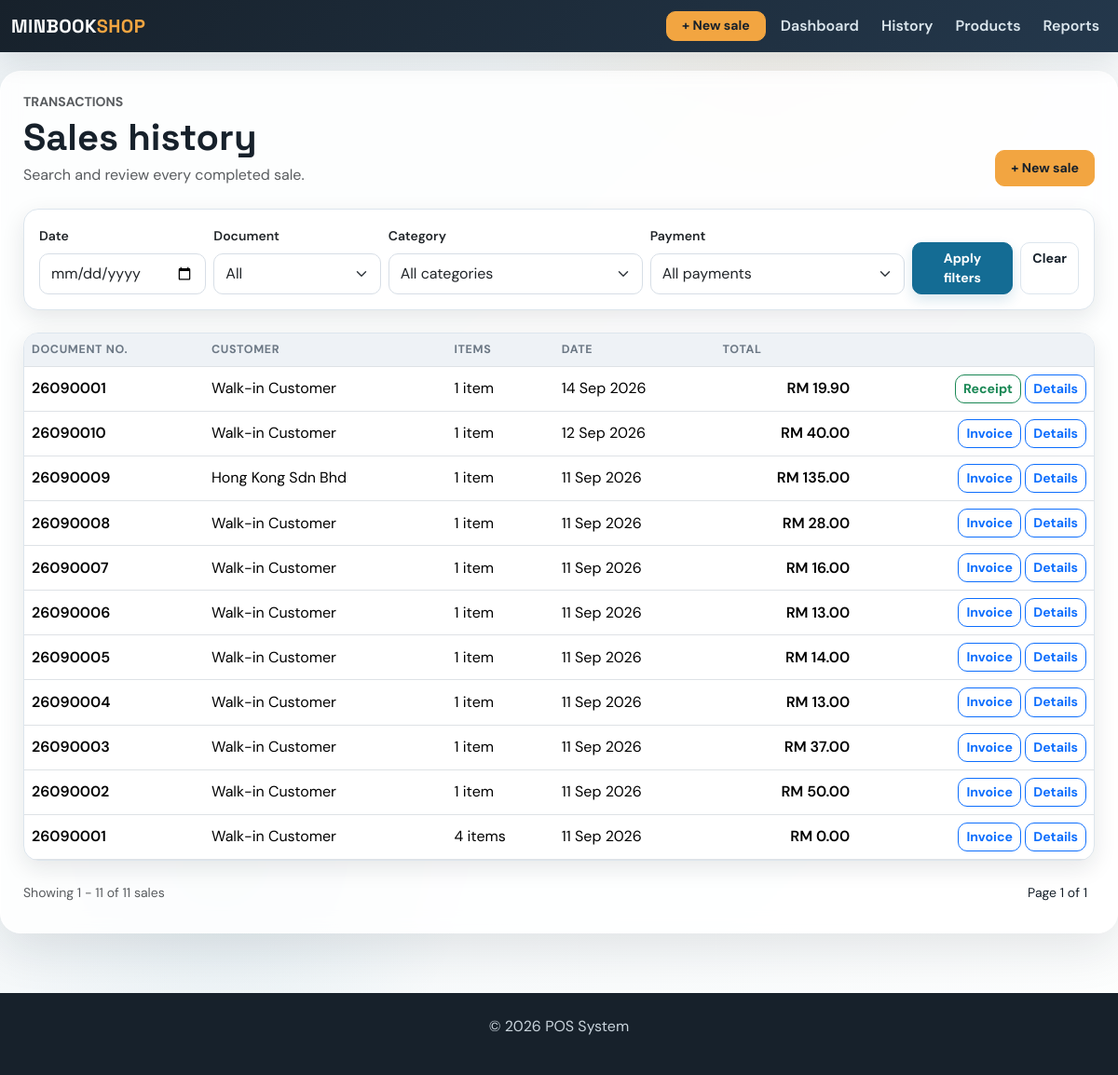
Before: /sales with the older database file.
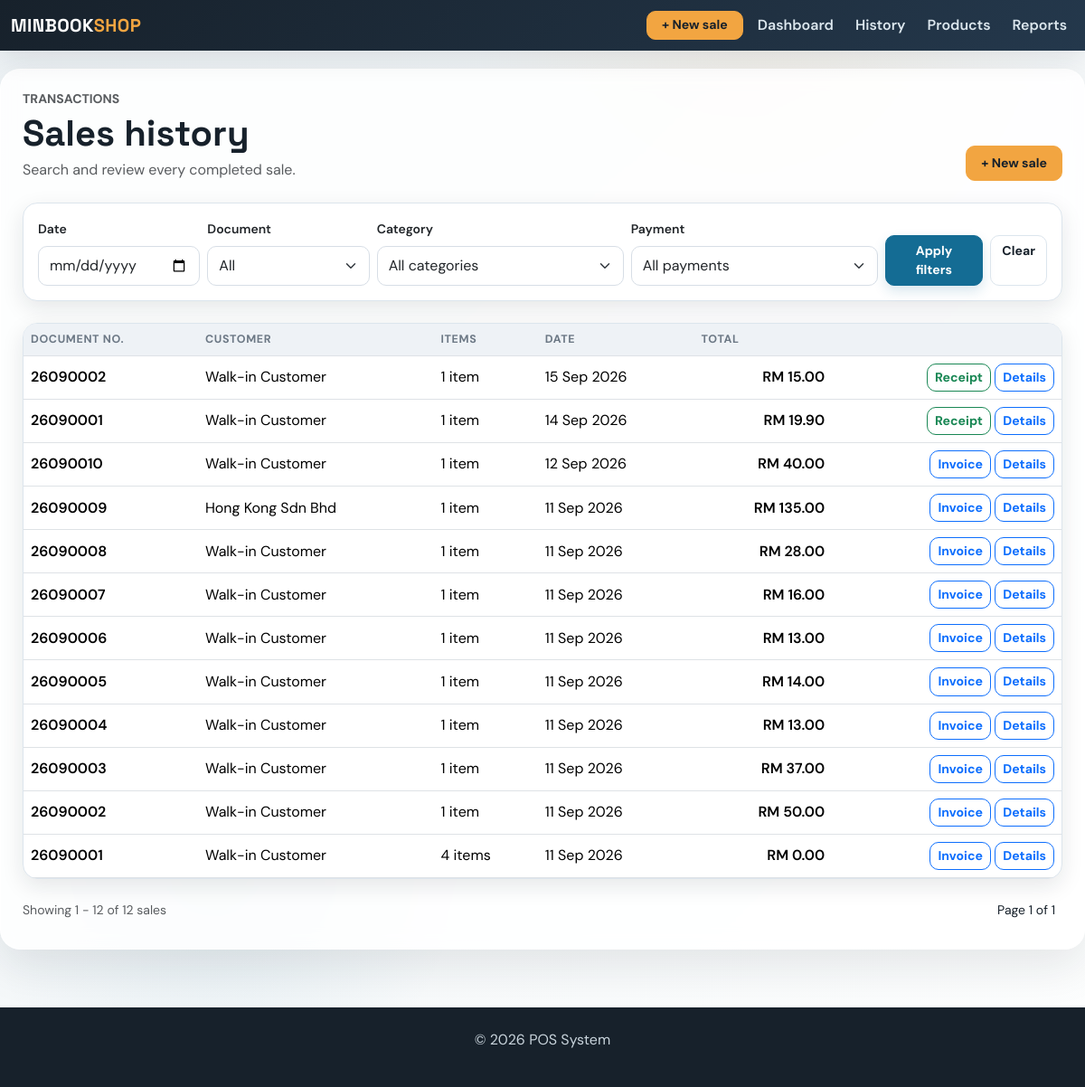
After: the same page with the newer database file.
### app/models.py (models this page shows, shortened)
class Sale(db.Model):
    id = db.Column(db.Integer, primary_key=True)
    amount = db.Column(db.Float, nullable=False)
    date = db.Column(db.Date, default=datetime.utcnow)
    user_id = db.Column(db.Integer, db.ForeignKey('user.id'), nullable=False)  # ForeignKey to User
    user = db.relationship('User', backref=db.backref('sales', lazy=True))  # Relationship with User
    product_id = db.Column(db.Integer, db.ForeignKey('product.id'), nullable=True)  # Legacy first product
    product = db.relationship('Product', backref=db.backref('sales', lazy=True))  # Relationship with Product
    quantity = db.Column(db.Integer, nullable=True)  # Legacy total quantity
    payment_method = db.Column(db.String(20), nullable=False, default='Cash')
    customer_name = db.Column(db.String(120), nullable=True)
    document_type = db.Column(db.String(20), nullable=False, default='receipt')
    discount = db.Column(db.Float, nullable=False, default=0.00)
    deposit = db.Column(db.Float, nullable=False, default=0.00)
    items = db.relationship('SaleItem', back_populates='sale', cascade='all, delete-orphan')

### app/routes.py (the view)
@main.route('/sales', methods=['GET', 'POST'])
def sales():
    sales_query = Sale.query.options(
        joinedload(Sale.items)
    ).order_by(Sale.id.desc())
    filter_date = request.args.get('filter_date', '')
    filter_category = request.args.get('category', '')
    filter_payment = request.args.get('payment_method', '')
    filter_document_type = (request.args.get('document_type', '') or '').lower().strip()
    if filter_document_type in {'receipt', 'invoice'}:
        sales_query = sales_query.filter(
            Sale.document_type == filter_document_type
        )
    if filter_date:
        sales_query = sales_query.filter(
            Sale.date == filter_date
        )
    if filter_category in SALE_CATEGORIES:
        sales_query = sales_query.filter(
            Sale.items.any(SaleItem.category == filter_category)
        )
    if filter_payment in PAYMENT_METHODS:
        sales_query = sales_query.filter(
            Sale.payment_method == filter_payment
        )
    page = request.args.get('page', 1, type=int)
    sales_pagination = sales_query.paginate(
        page=page,
        per_page=30,
        error_out=False
    )
    sales_list = sales_pagination.items
    document_numbers = {
        sale.id: month_document_number(
            sale,
            sale.document_type
        )
        for sale in sales_list
    }
    return render_template(
        'sales.html',
        sales=sales_list,
        pagination=sales_pagination,
        categories=SALE_CATEGORIES,
        payment_methods=PAYMENT_METHODS,
        selected_document_type=filter_document_type,
        document_numbers=document_numbers
    )

### app/routes.py (called while the page is built)
def month_document_number(sale, document_type):
    month_start = date(sale.date.year, sale.date.month, 1)
    if sale.date.month == 12:
        month_end = date(sale.date.year + 1, 1, 1)
    else:
        month_end = date(sale.date.year, sale.date.month + 1, 1)
    serial = Sale.query.filter(
        Sale.document_type == document_type,
        Sale.date >= month_start,
        Sale.date < month_end,
        Sale.id < sale.id,
    ).count()
    return f'{sale.date.year % 100:02d}{sale.date.month:02d}{serial + 1:04d}'

@main.app_context_processor
def inject_now():
    return {'current_year': datetime.now().year}

### app/templates/sales.html (shortened to what this page needs)
{% extends 'base.html' %}
{% block content %}
<div class="d-flex flex-wrap justify-content-between align-items-end gap-3 mb-4">
<div>
    <p class="text-uppercase text-muted small fw-bold mb-1">Transactions</p>
    <h1 class="mb-1">Sales history</h1>
    <p class="text-muted mb-0">Search and review every completed sale.</p>
</div>
<a href="{{ url_for('main.add_sale') }}" class="btn btn-warning btn-lg">+ New sale</a>
</div>
<div class="card mb-4">
<div class="card-body">
    <form method="GET" class="row g-2 align-items-end">
        <div class="col-md-2">
            <label class="form-label small fw-semibold">Date</label>
            <input
                type="date"
                name="filter_date"
                value="{{ request.args.get('filter_date', '') }}"
                class="form-control"
            >
        </div>
        <div class="col-md-2">
            <label class="form-label small fw-semibold">Document</label>
            <select name="document_type" class="form-select">
                <option value="">All</option>
            </select>
        </div>
        <div class="col-md-3">
            <label class="form-label small fw-semibold">Category</label>
            <select name="category" class="form-select">
                <option value="">All categories</option>
            </select>
        </div>
        <div class="col-md-3">
            <label class="form-label small fw-semibold">Payment</label>
            <select name="payment_method" class="form-select">
                <option value="">All payments</option>
            </select>
        </div>
        <div class="col-md-2 d-flex gap-2">
            <button class="btn btn-primary flex-grow-1">
                Apply filters
            </button>
            <a
                href="{{ url_for('main.sales') }}"
                class="btn btn-outline-secondary"
            >
                Clear
            </a>
        </div>
    </form>
</div>
</div>
<div class="card">
<div class="table-responsive">
    <table class="table mb-0">
        <thead>
            <tr>
                <th>Document No.</th>
                <th>Customer</th>
                <th>Items</th>
                <th>Date</th>
                <th>Total</th>
                <th></th>
            </tr>
        </thead>
        <tbody>
            {% for sale in sales %}
            <tr>
                <td class="fw-semibold">
                    {{ document_numbers[sale.id] }}
                </td>
                <td>
                    {{ sale.customer_name or 'Walk-in Customer' }}
                </td>
                <td>
                    {{ sale.items|length }}
                    item{{ '' if sale.items|length == 1 else 's' }}
                </td>
                <td>
                    {{ sale.date.strftime('%d %b %Y') }}
                </td>
                <td class="text-end fw-semibold">
                    RM {{ '{:,.2f}'.format(sale.amount) }}
                </td>
                <td class="text-end">
                    {% if sale.document_type == 'invoice' %}
                        <a
                            href="{{ url_for('main.invoice', sale_id=sale.id) }}"
                            class="btn btn-sm btn-outline-primary"
                            target="_blank"
                        >
                            Invoice
                        </a>
                    {% else %}
                        <a
                            href="{{ url_for('main.receipt', sale_id=sale.id) }}"
                            class="btn btn-sm btn-outline-success"
                            target="_blank"
                        >
                            Receipt
                        </a>
                    {% endif %}
                    <a
                        href="{{ url_for('main.view_sale', sale_id=sale.id) }}"
                        class="btn btn-sm btn-outline-primary"
                    >
                        Details
                    </a>
                </td>
            </tr>
            {% else %}
            <tr>
                <td colspan="6" class="text-center text-muted py-5">
                    No sales match these filters.
                </td>
            </tr>
            {% endfor %}
        </tbody>
    </table>
</div>
</div>
{% if pagination.total > 0 %}
<div class="d-flex flex-wrap justify-content-between align-items-center mt-4 gap-3">
<div class="text-muted small">
    Showing
    {{ ((pagination.page - 1) * pagination.per_page) + 1 }}
    -
    {{ ((pagination.page - 1) * pagination.per_page) + pagination.items|length }}
    of {{ pagination.total }} sales
</div>
<div class="d-flex align-items-center gap-2">
    <span class="small px-2">
        Page {{ pagination.page }} of {{ pagination.pages }}
    </span>
</div>
</div>
{% endif %}
{% endblock %}

### app/templates/base.html (shortened to what this page needs)
<!DOCTYPE html>
<html lang="en">
<head>
    <link href="https://cdn.jsdelivr.net/npm/bootstrap@5.3.3/dist/css/bootstrap.min.css" rel="stylesheet">
</head>
<body>
<nav class="navbar navbar-expand-lg navbar-dark bg-dark fixed-top">
    <div class="container-fluid">
        <a class="navbar-brand" href="{{ url_for('main.dashboard') }}">MINBOOK<span class="text-warning">SHOP</span></a>
        <div class="collapse navbar-collapse" id="navbarNavDropdown">
            <ul class="navbar-nav ms-auto align-items-lg-center gap-lg-2">
                <li class="nav-item"><a class="btn btn-warning btn-sm px-3" href="{{ url_for('main.add_sale') }}">+ New sale</a></li>
                <li class="nav-item"><a class="nav-link" href="{{ url_for('main.dashboard') }}">Dashboard</a></li>
                <li class="nav-item">
                    <a class="nav-link" href="{{ url_for('main.sales') }}">History</a>
                </li>
                <li class="nav-item">
                    <a class="nav-link" href="{{ url_for('main.products') }}">Products</a>
                </li>
                <li class="nav-item"><a class="nav-link" href="{{ url_for('main.revenue') }}">Reports</a></li>
            </ul>
        </div>
    </div>
</nav>
<div class="container page-shell">
    {% block content %}
    {% endblock %}
</div>
<footer class="text-center">
    <div class="container">
        <p>&copy; {{ current_year if current_year else "2025" }} POS System </p>
    </div>
</footer>
</body>
</html>

### app/templates/base.html (style rules this page uses)
:root { --ink: #17212b; --muted: #6c7885; --paper: #eef3f6; --line: #dce5ed; --brand: #146c94; --brand-dark: #0d506b; --brand-soft: #eaf6f9; --accent: #f2a541; --accent-soft: #ffe9cb; --success: #2d936c; --success-soft: #dff8ee; --danger: #b84b45; --shadow: rgba(23,33,43,.10); --table-head: #eef2f6; }
* { box-sizing: border-box; }
body { padding-top: 76px; background: radial-gradient(circle at 70% 0%, rgba(242,165,65,.08), transparent 22%), radial-gradient(circle at 20% 80%, rgba(20,108,148,.08), transparent 20%), linear-gradient(135deg, var(--paper), #fdfefe); color: var(--ink); font-family: 'DM Sans', sans-serif; }
h1, h2, h3, h4, h5, .navbar-brand { font-family: 'Space Grotesk', sans-serif; font-weight: 700; }
.navbar { background: linear-gradient(135deg, #17212b, #24384c) !important; box-shadow: 0 8px 30px var(--shadow); }
.navbar-brand { letter-spacing: .02em; color: #fff !important; }
.navbar-brand .text-warning { color: var(--accent) !important; }
.nav-link { color: #dce7ee !important; font-weight: 600; }
.page-shell { max-width: 1240px; background: rgba(255,255,255,.84); border: 1px solid rgba(255,255,255,.8); border-radius: 22px; padding: 22px 24px 32px; box-shadow: 0 18px 50px var(--shadow); backdrop-filter: blur(10px); }
.card { border: 1px solid var(--line); border-radius: 16px; box-shadow: 0 8px 24px var(--shadow); background-color: #fff; }
.btn { border-radius: 10px; font-weight: 700; font-size: .88rem; transition: all .2s ease; }
.btn-primary { background: var(--brand); border-color: var(--brand); box-shadow: 0 6px 14px rgba(20,108,148,.16); }
.btn-warning { background: var(--accent); border-color: var(--accent); color: #17212b; }
.btn-outline-secondary { border-color: var(--line); color: var(--ink); }
.form-control, .form-select { border-color: #d7dee6; min-height: 44px; border-radius: 10px; }
.table { --bs-table-bg: transparent; vertical-align: middle; }
.table thead th { color: var(--muted); background: var(--table-head); font-size: .78rem; letter-spacing: .05em; text-transform: uppercase; border-bottom-width: 1px; }
.table tbody tr { transition: background-color .2s ease, transform .2s ease; }
.table-responsive { border-radius: 14px; }
footer { background: #17212b; color: #c9d4dc; padding: 24px 0; margin-top: 64px; }

Changed rows visible on the page:
added Sale: document_numbers "26090002", customer_name "Walk-in Customer", items|length "1", date "15 Sep 2026", amount "15.00"
Other visible differences:
{{ pagination.total }}: "11" → "12"
text no longer shown: "11"
text now shown: "12"
